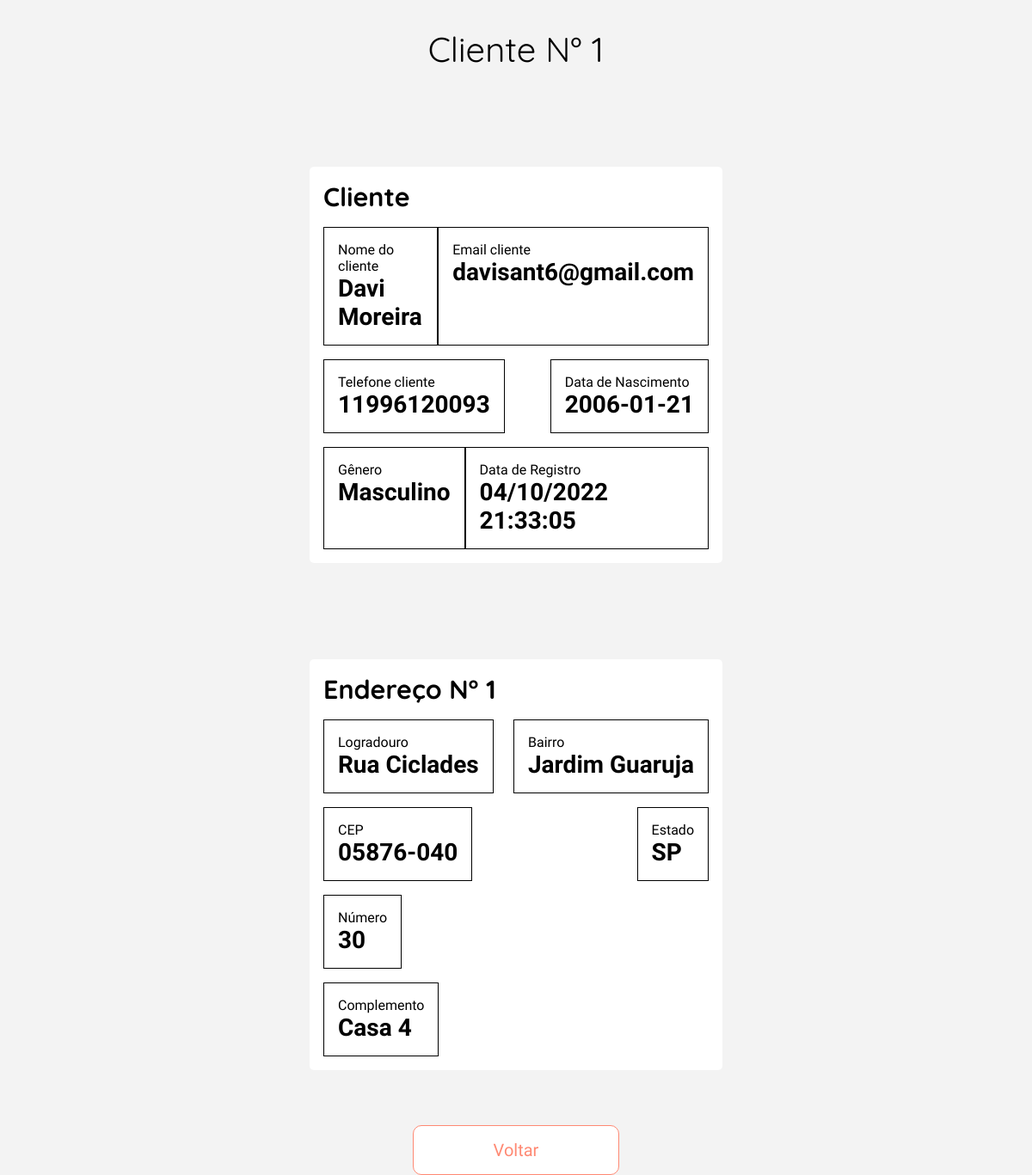
Before: /view/DetailsClientes.php?id=1 with the older database file.
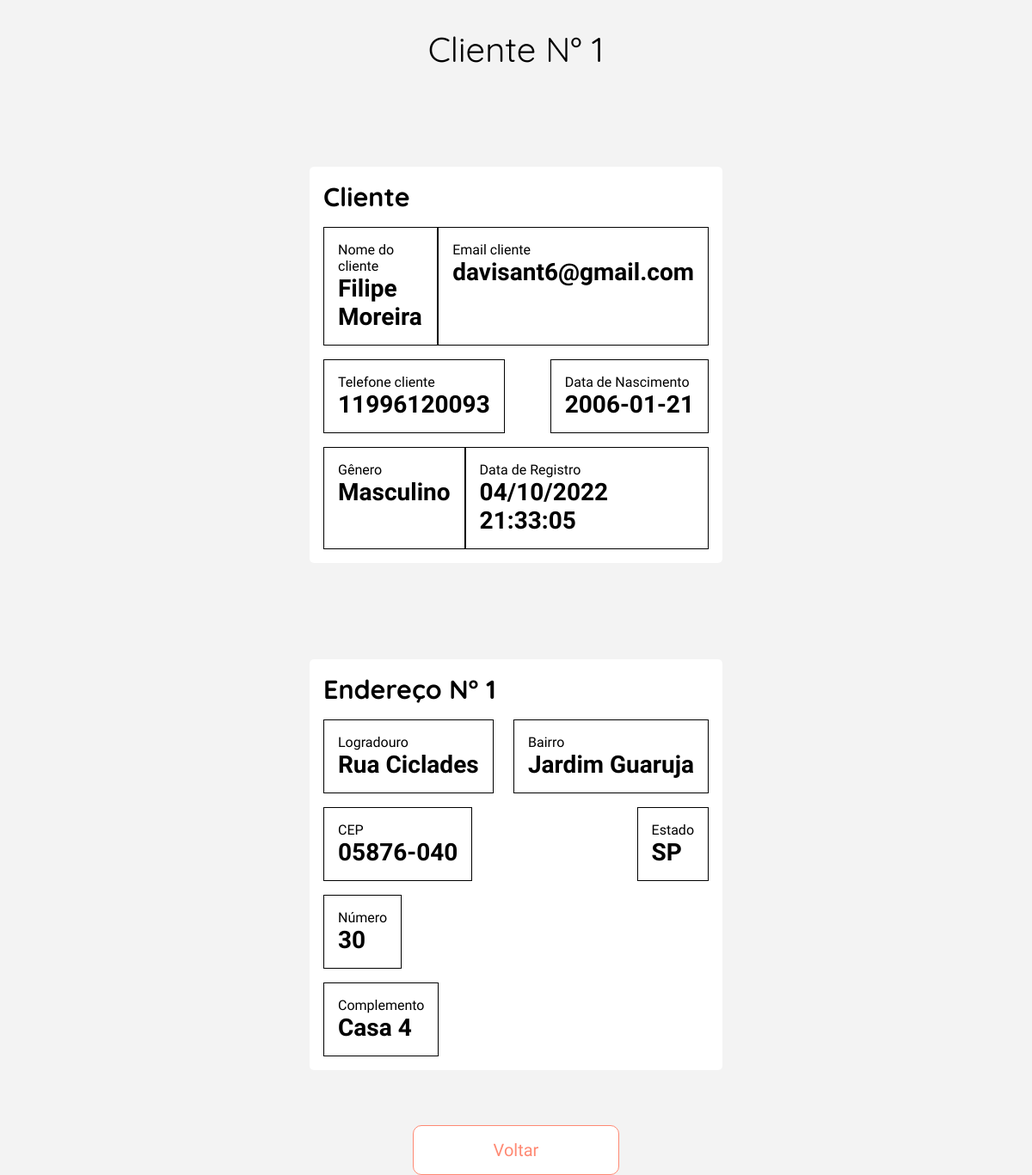
After: the same page with the newer database file.
### tables this page shows
CREATE TABLE IF NOT EXISTS `user_cliente` (
  `id_cliente` INT NOT NULL AUTO_INCREMENT,
  `nome_cliente` VARCHAR(300) NOT NULL COMMENT 'nome do cliente',
  `email_cliente` VARCHAR(300) NOT NULL COMMENT 'email do cliente',
  `cpf_cliente` VARCHAR(18) NOT NULL COMMENT 'cpf do cliente',
  `telefone_cliente` VARCHAR(18) NOT NULL COMMENT 'telefone do cliente',
  `telefoneFixo_cliente` VARCHAR(14) NOT NULL COMMENT 'telefone fixo do         cliente',
  `genero_cliente` INT(1) NOT NULL COMMENT '1 - feminino; 0 - masculino; 2 - não informar',
  `senha_cliente` VARCHAR(256) NOT NULL COMMENT 'senha em sha256',
  `data_nasc_cliente` DATE NOT NULL COMMENT 'data de nascimente',
  `data_reg_cliente` DATETIME NOT NULL DEFAULT CURRENT_TIMESTAMP COMMENT 'data e hora do registro',
  `status` INT(1) NOT NULL COMMENT '1 - ativo; 0 - inativo',
  PRIMARY KEY (`id_cliente`)
);

### model/conexao.class.php (called while the page is built, shortened)
<?php
class Conexao{
    public function __construct(){
        try{
            $this->pdo = new PDO("mysql:dbname=2ucase_bd3;host=localhost","root","");
        }catch(PDOException $e){
            echo "Erro com banco de dados: " . $e->getMessage() . "<br>";
            exit();
        }catch(Exception $e){
            echo "Erro generico: " . $e->getMessage() . "<br>";
            exit();
        }
    }
}
?>

### model/Manager.class.php (called while the page is built, shortened)
<?php
require_once 'Conexao.class.php';
class Manager extends Conexao {
    public function getInfo($table, $columnName, $id) {
		$sql = "SELECT * FROM $table WHERE {$columnName} = :id";
		$statement = $this->pdo->prepare($sql);
		$statement->bindValue(":id", $id);
		$statement->execute();
		return $statement->fetchAll();
	}
}

### view/DetailsClientes.php (the view, shortened to what this page needs)
<?php
require_once "../model/Manager.class.php";
$manager = new Manager();
$idCliente = $_REQUEST['id'];
$exibClienteDetails = $manager->getInfo('user_cliente', 'id_cliente', $idCliente);
$exibClienteEndereco = $manager->getInfo('user_endereco_cliente', 'id_cliente', $exibClienteDetails[0]['id_cliente']);
if ($exibClienteDetails[0]['genero_cliente'] === 0) {
    $exibClienteDetails[0]['genero_cliente'] = 'Masculino';
} else if ($exibClienteDetails[0]['genero_cliente'] === 1) {
    $exibClienteDetails[0]['genero_cliente'] = 'Feminino';
} else {
    $exibClienteDetails[0]['genero_cliente'] = 'Não Informado';
}
?>
<!DOCTYPE html>
<html lang="pt-br">
<head>
    <?php require_once "../config/config.php"; ?>
    <link rel="stylesheet" href="../assets/css/cupons.css">
</head>
<body id="body-margin">
    <main class="container-produto">
        <h1>Cliente N° <?= $exibClienteDetails[0]['id_cliente'] ?></h1>
        <article class="info-cliente container-comment">
            <h2>Cliente</h2>
            <div class="row-nome-email rows-comentarios">
                <label>Nome do cliente
                    <h3><?= $exibClienteDetails[0]['nome_cliente'] ?></h3>
                </label>
                <label>Email cliente
                    <h3><?= $exibClienteDetails[0]['email_cliente'] ?></h3>
                </label>
            </div>
            <div class="row-phone-birth rows-comentarios">
                <label>Telefone cliente
                    <h3><?= $exibClienteDetails[0]['telefone_cliente'] ?></h3>
                </label>
                <label>Data de Nascimento
                    <h3><?= $exibClienteDetails[0]['data_nasc_cliente'] ?></h3>
                </label>
            </div>
            <?php
            $timestamp = strtotime($exibClienteDetails[0]['data_reg_cliente']);
            $newDate = date("d-m-Y H:i:s", $timestamp);
            $dateExib = str_replace('-', '/', $newDate);
            ?>
            <div class="row-phone-birth rows-comentarios">
                <label>Gênero
                    <h3><?= $exibClienteDetails[0]['genero_cliente'] ?></h3>
                </label>
                <label>Data de Registro
                    <h3><?= $dateExib ?></h3>
                </label>
            </div>
        </article>
        <?php
        if (count($exibClienteEndereco) > 0) :
            for ($i = 0; $i < count($exibClienteEndereco); $i++) :
        ?>
                <article class="info-comentario container-comment">
                    <h2>Endereço N° <?=($i + 1)?></h2>
                    <div class="row-nome-email rows-comentarios">
                        <label>Logradouro
                            <h3><?= $exibClienteEndereco[$i]['logradouro_cliente'] ?></h3>
                        </label>
                        <label>Bairro
                            <h3><?= $exibClienteEndereco[$i]['bairro_cliente'] ?></h3>
                        </label>
                    </div>
                    <div class="row-phone-birth rows-comentarios">
                        <label>CEP
                            <h3><?= $exibClienteEndereco[$i]['cep_cliente'] ?></h3>
                        </label>
                        <label>Estado
                            <h3><?= $exibClienteEndereco[$i]['uf_cliente'] ?></h3>
                        </label>
                    </div>
                    <div class="row-phone-birth rows-comentarios">
                        <label>Número
                            <h3><?= $exibClienteEndereco[$i]['numero_cliente'] ?></h3>
                        </label>
                    </div>
                    <div class="row-phone-birth rows-comentarios">
                        <?php
                        if ($exibClienteEndereco[$i]['complemento_cliente'] !== null) :
                        ?>
                            <label>Complemento
                                <h3><?= $exibClienteEndereco[$i]['complemento_cliente'] ?></h3>
                            </label>
                        <?php endif; ?>
                    </div>
                </article>
        <?php
            endfor;
        endif;
        ?>
        <button id="btn-exit" onclick="window.location.href='./listClientes.php'">Voltar</button>
    </main>
</body>
</html>

Changed rows visible on the page:
changed user_cliente "davisant6@gmail.com": nome_cliente "Davi Moreira" → "Filipe Moreira"
